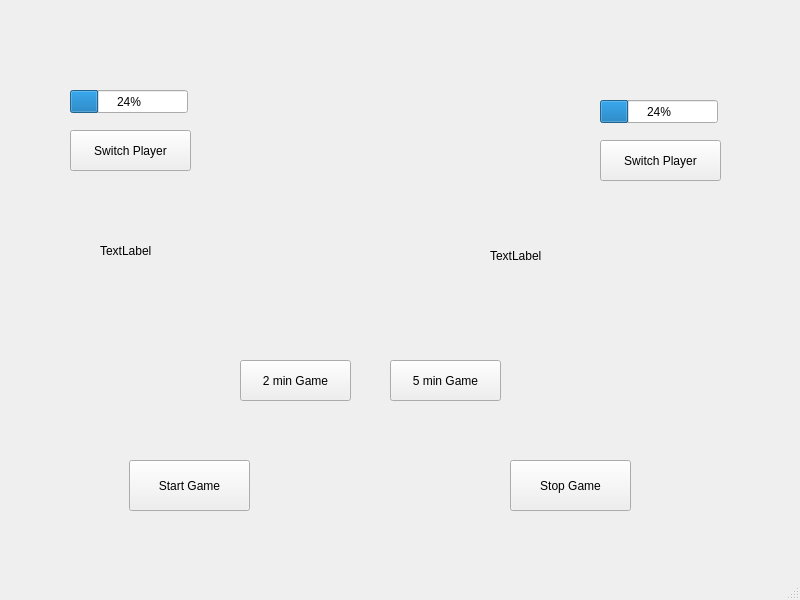
<?xml version="1.0" encoding="UTF-8"?>
<ui version="4.0">
 <class>MainWindow</class>
 <widget class="QMainWindow" name="MainWindow">
  <property name="geometry">
   <rect>
    <x>0</x>
    <y>0</y>
    <width>800</width>
    <height>600</height>
   </rect>
  </property>
  <property name="windowTitle">
   <string>MainWindow</string>
  </property>
  <widget class="QWidget" name="centralwidget">
   <widget class="QLabel" name="P1Label">
    <property name="geometry">
     <rect>
      <x>100</x>
      <y>210</y>
      <width>241</width>
      <height>81</height>
     </rect>
    </property>
    <property name="text">
     <string>TextLabel</string>
    </property>
   </widget>
   <widget class="QPushButton" name="T1">
    <property name="geometry">
     <rect>
      <x>240</x>
      <y>360</y>
      <width>111</width>
      <height>41</height>
     </rect>
    </property>
    <property name="text">
     <string>2 min Game</string>
    </property>
   </widget>
   <widget class="QPushButton" name="T2">
    <property name="geometry">
     <rect>
      <x>390</x>
      <y>360</y>
      <width>111</width>
      <height>41</height>
     </rect>
    </property>
    <property name="text">
     <string>5 min Game</string>
    </property>
   </widget>
   <widget class="QPushButton" name="StartGameButton">
    <property name="geometry">
     <rect>
      <x>129</x>
      <y>460</y>
      <width>121</width>
      <height>51</height>
     </rect>
    </property>
    <property name="text">
     <string>Start Game</string>
    </property>
   </widget>
   <widget class="QPushButton" name="StopGameButton">
    <property name="geometry">
     <rect>
      <x>510</x>
      <y>460</y>
      <width>121</width>
      <height>51</height>
     </rect>
    </property>
    <property name="text">
     <string>Stop Game</string>
    </property>
   </widget>
   <widget class="QPushButton" name="Switch1">
    <property name="geometry">
     <rect>
      <x>70</x>
      <y>130</y>
      <width>121</width>
      <height>41</height>
     </rect>
    </property>
    <property name="text">
     <string>Switch Player</string>
    </property>
   </widget>
   <widget class="QPushButton" name="Switch2">
    <property name="geometry">
     <rect>
      <x>600</x>
      <y>140</y>
      <width>121</width>
      <height>41</height>
     </rect>
    </property>
    <property name="text">
     <string>Switch Player</string>
    </property>
   </widget>
   <widget class="QProgressBar" name="P1TimerProgress">
    <property name="geometry">
     <rect>
      <x>70</x>
      <y>90</y>
      <width>118</width>
      <height>23</height>
     </rect>
    </property>
    <property name="value">
     <number>24</number>
    </property>
   </widget>
   <widget class="QProgressBar" name="P2TimerProgress">
    <property name="geometry">
     <rect>
      <x>600</x>
      <y>100</y>
      <width>118</width>
      <height>23</height>
     </rect>
    </property>
    <property name="value">
     <number>24</number>
    </property>
   </widget>
   <widget class="QLabel" name="P2Label">
    <property name="geometry">
     <rect>
      <x>490</x>
      <y>210</y>
      <width>251</width>
      <height>91</height>
     </rect>
    </property>
    <property name="text">
     <string>TextLabel</string>
    </property>
   </widget>
  </widget>
  <widget class="QMenuBar" name="menubar">
   <property name="geometry">
    <rect>
     <x>0</x>
     <y>0</y>
     <width>800</width>
     <height>25</height>
    </rect>
   </property>
  </widget>
  <widget class="QStatusBar" name="statusbar"/>
 </widget>
 <resources/>
 <connections/>
</ui>
